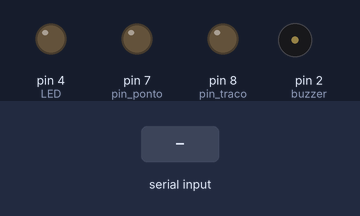
A sketch run on a simulated Arduino Uno, built with avr-gcc and run on an emulated ATmega328P. On the bench: output pins drawn as LEDs (lit = HIGH), buzzer (waves = sounding). Dashed ring = blinking. The test bench sets the inputs (shaded band). What the sketch prints to the serial monitor is not drawn.

Above: at 1.2 s.
1.3 s: "1\n" received over Serial
At 2.1 s:
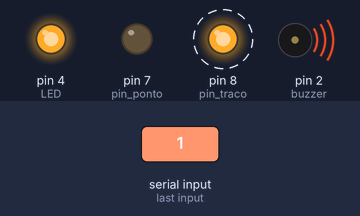
4.3 s: "0\n" received over Serial
7.3 s: "2\n" received over Serial
At 10.2 s:
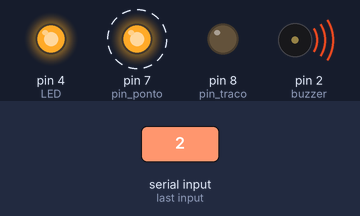
Timing chart, 0 to 14.6 s (numbered marks = the images above; inputs shaded):
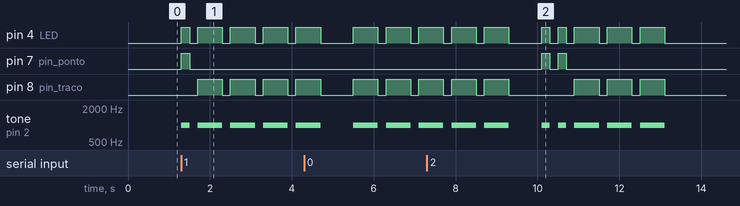

The sketch:

conversor_codigo_morse1.ino
```cpp
/*
	Colégio Estadual Gabriel de Lara - 24/02/2026.
    Autor: Gerson Cesar Grobe de Miranda, 00
    Código Morse: --. . .-. ... --- -.

    Objetivo: prototipar uma aplicação para Converter em
    Código Morse, uma frase digitada pelo usuário,
    associado a um buzzer passivo e um LED, programando o
    Arduino para emissão de sinais sonoros e visuais.
*/

//Definir os pinos do Buzzer, botão e LED
#define buzzer 2
#define LED 4
#define pin_ponto 7
#define pin_traco 8

//Mapeamento das letras e simbolos do código
char alfabeto[37] = {
  'a','b','c','d','e','f','g','h','i','j','k','l','m','n','o',
  'p','q','r','s','t','u','v','w','x','y','z','1','2','3','4',
  '5','6','7','8','9','0',' '
};

const char* morse[37] = {
  ".-", "-...", "-.-.", "-..", ".", "..-.", "--.", "....", "..",
  ".---", "-.-", ".-..", "--", "-.", "---", ".--.", "--.-", ".-.",
  "...", "-", "..-", "...-", ".--", "-..-", "-.--", "--..", ".----",
  "..---", "...--", "....-", ".....", "-....", "--...", "---..",
  "----.", "-----", "/"
};

//tempos (em milissegundos)
int tempoPonto = 200;
int tempoTraco = 600;
int pausaEntreSimbolos = 200;
int pausaEntreLetras = 600;

void setup() {
  pinMode(buzzer, OUTPUT);
  pinMode(LED, OUTPUT);
  pinMode(pin_ponto, OUTPUT);
  pinMode(pin_traco, OUTPUT);

  Serial.begin(9600);
  Serial.println("--- Conversor Morse Iniciado ---");
  Serial.println("Digite a frase:");
}

void loop(){
  if (Serial.available() > 0) {
    String frase = Serial.readStringUntil('\n');
    frase.toLowerCase();

    Serial.print("Codificando: ");
    Serial.println(frase);

    for (int i=0; i < frase.length(); i++) {
      	char caracterAtual = frase[i];

      	//Buscar o caractere no alfabeto
      	for (int j = 0; j < 37; j++) {
        	if (caracterAtual == alfabeto[j]) {
          		executarMorse(morse[j]);
          		break;
        	}
      	}
    	delay(pausaEntreLetras);
  	}
  	Serial.println("\nPronto! Digite outra frase:");
	}
}

//Função Auxiliar para processar os pontos e traços
void executarMorse(const char* padrao) {
  for (int i = 0; padrao[i] != '\0'; i++ ) {
    char simbolo = padrao[i];
    Serial.print(simbolo);

    if (simbolo == '.') {
      emitirSinal(tempoPonto, pin_ponto);
    } else if (simbolo == '-') {
      emitirSinal(tempoTraco, pin_traco);
    } else if (simbolo == '/') {
      delay(tempoTraco);
    }
    delay(pausaEntreSimbolos);
  }
  Serial.print(" ");
}

void emitirSinal(int duracao, int pinoIndicador) {
  digitalWrite(LED, HIGH);
  digitalWrite(pinoIndicador, HIGH);
  tone(buzzer, 1000);

  delay(duracao);

  digitalWrite(LED, LOW);
  digitalWrite(pinoIndicador, LOW);
  noTone(buzzer);
}
```

Measured:
- after the input at 1.3 s, pin 4 (LED): LOW → HIGH at once, then repeats every 0.80 s: LOW 0.20 s, HIGH 0.60 s; pin 7 (pin_ponto): LOW → HIGH at once, → LOW 0.20 s later
- after the input at 7.3 s, pin 7 (pin_ponto): alternates HIGH for 0.20 s and LOW for 0.20 s, 4 changes in all, then stays LOW, starting after 2.8 s
